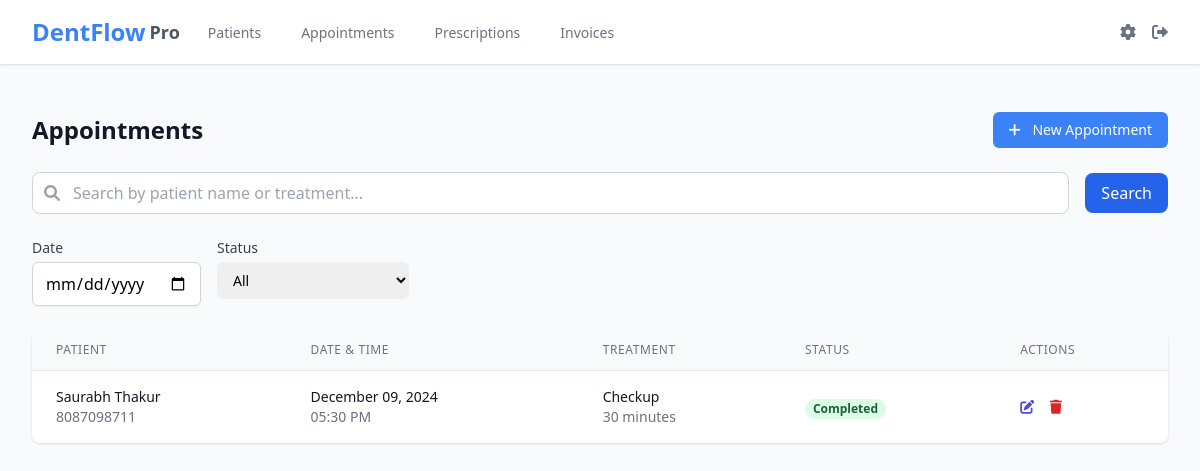
/appointments/ (signed in), run on the app's committed database.
### app/models/appointment.py (models this page shows, shortened)
class Appointment(db.Model):
    id = db.Column(db.Integer, primary_key=True)
    patient_id = db.Column(db.Integer, db.ForeignKey('patient.id'), nullable=False)
    date = db.Column(db.Date, nullable=False)
    time = db.Column(db.Time, nullable=False)
    duration = db.Column(db.Integer, default=30)  # duration in minutes
    status = db.Column(db.String(20), default='scheduled')  # scheduled, completed, cancelled
    treatment_type = db.Column(db.String(100))
    notes = db.Column(db.Text)
    created_at = db.Column(db.DateTime, default=datetime.utcnow)

### app/models/patient.py (models this page shows, shortened)
class Patient(db.Model):
    id = db.Column(db.Integer, primary_key=True)
    first_name = db.Column(db.String(50), nullable=False)
    last_name = db.Column(db.String(50), nullable=False)
    date_of_birth = db.Column(db.Date, nullable=False)
    gender = db.Column(db.String(10))
    phone = db.Column(db.String(20))
    email = db.Column(db.String(120))
    address = db.Column(db.Text)
    chief_complaint = db.Column(db.Text)
    medical_dental_history = db.Column(db.Text)
    on_examination = db.Column(db.Text)
    diagnosis = db.Column(db.Text)
    treatment_plan = db.Column(db.Text)
    treatment_done = db.Column(db.Text)
    recall = db.Column(db.Text)
    medical_history = db.Column(db.Text)
    created_at = db.Column(db.DateTime, default=datetime.utcnow)
    appointments = db.relationship('Appointment', backref='patient', lazy=True)
    prescriptions = db.relationship('Prescription', backref='patient', lazy=True)
    invoices = db.relationship('Invoice', backref='patient', lazy=True)

### app/routes/appointments.py (the view, shortened to what this page needs)
@bp.route('/')
@login_required
def index():
    search_term, filters = get_search_args()
    page, per_page = PaginationHelper.get_page_args()
    query = Appointment.query.join(Patient)
    search_fields = ['treatment_type', 'notes', 'Patient.first_name', 'Patient.last_name']
    date_filter = request.args.get('filter_date')
    if date_filter:
        try:
            filter_date = datetime.strptime(date_filter, '%Y-%m-%d').date()
            query = query.filter(Appointment.date == filter_date)
        except ValueError:
            flash('Invalid date format', 'error')
    status_filter = request.args.get('filter_status')
    if status_filter:
        query = query.filter(Appointment.status == status_filter)
    query = query.order_by(Appointment.date.desc(), Appointment.time.asc())
    pagination = PaginationHelper(Appointment, page, per_page)
    appointments = pagination.paginate_query(query)
    current_date = date.today()
    return render_template(
        'appointments/index.html',
        appointments=appointments,
        search_term=search_term,
        filters=filters,
        now=current_date
    )

### app/__init__.py (called while the page is built)
@login_manager.user_loader
def load_user(id):
    from app.models.user import User
    return User.query.get(int(id))

### app/utils/pagination.py (called while the page is built)
def get_search_args():
    search_term = request.args.get('search', '').strip()
    filters = {}
    for key, value in request.args.items():
        if key.startswith('filter_'):
            field = key[7:]  # Remove 'filter_' prefix
            filters[field] = value
    return search_term, filters

    def paginate_query(self, query):
        return query.paginate(
            page=self.page,
            per_page=self.per_page,
            error_out=False
        )

    @staticmethod
    def get_page_args():
        try:
            page = int(request.args.get('page', 1))
            per_page = int(request.args.get('per_page', 10))
        except (TypeError, ValueError):
            page = 1
            per_page = 10
        return page, per_page

### app/templates/appointments/index.html (shortened to what this page needs)
{% extends "base.html" %}
{% from "components/search_filter.html" import search_bar, filter_select, pagination %}
{% block content %}
<div class="py-6">
    <div class="flex justify-between items-center mb-6">
        <h1 class="text-2xl font-semibold text-gray-900">Appointments</h1>
        <a href="{{ url_for('appointments.new') }}" class="btn btn-primary">
            <i class="fas fa-plus mr-2"></i> New Appointment
        </a>
    </div>
    <div class="mb-6">
        {{ search_bar(placeholder="Search by patient name or treatment...") }}
        <div class="flex flex-wrap gap-4 mt-4">
            <div class="w-full md:w-auto">
                <label for="filter_date" class="block text-sm font-medium text-gray-700 mb-1">Date</label>
                <input type="date"
                       id="filter_date"
                       name="filter_date"
                       value="{{ request.args.get('filter_date', '') }}"
                       class="form-input rounded-md"
                       onchange="this.form.submit()">
            </div>
            {{ filter_select(
                'status',
                [
                    ('scheduled', 'Scheduled'),
                    ('completed', 'Completed'),
                    ('cancelled', 'Cancelled')
                ],
                request.args.get('filter_status'),
                'Status'
            ) }}
        </div>
    </div>
    <div class="bg-white shadow overflow-hidden sm:rounded-lg">
        <table class="min-w-full divide-y divide-gray-200">
            <thead class="bg-gray-50">
                <tr>
                    <th class="px-6 py-3 text-left text-xs font-medium text-gray-500 uppercase tracking-wider">Patient</th>
                    <th class="px-6 py-3 text-left text-xs font-medium text-gray-500 uppercase tracking-wider">Date & Time</th>
                    <th class="px-6 py-3 text-left text-xs font-medium text-gray-500 uppercase tracking-wider">Treatment</th>
                    <th class="px-6 py-3 text-left text-xs font-medium text-gray-500 uppercase tracking-wider">Status</th>
                    <th class="px-6 py-3 text-left text-xs font-medium text-gray-500 uppercase tracking-wider">Actions</th>
                </tr>
            </thead>
            <tbody class="bg-white divide-y divide-gray-200">
                {% for appointment in appointments.items %}
                <tr class="hover:bg-gray-50">
                    <td class="px-6 py-4 whitespace-nowrap">
                        <div class="text-sm font-medium text-gray-900">
                            {{ appointment.patient.first_name }} {{ appointment.patient.last_name }}
                        </div>
                        <div class="text-sm text-gray-500">
                            {{ appointment.patient.phone }}
                        </div>
                    </td>
                    <td class="px-6 py-4 whitespace-nowrap">
                        <div class="text-sm text-gray-900">
                            {{ appointment.date.strftime('%B %d, %Y') }}
                        </div>
                        <div class="text-sm text-gray-500">
                            {{ appointment.time.strftime('%I:%M %p') }}
                        </div>
                    </td>
                    <td class="px-6 py-4 whitespace-nowrap">
                        <div class="text-sm text-gray-900">
                            {{ appointment.treatment_type | title }}
                        </div>
                        <div class="text-sm text-gray-500">
                            {{ appointment.duration }} minutes
                        </div>
                    </td>
                    <td class="px-6 py-4 whitespace-nowrap">
                        <span class="px-2 inline-flex text-xs leading-5 font-semibold rounded-full
                            {% if appointment.status == 'scheduled' %}
                                bg-yellow-100 text-yellow-800
                            {% elif appointment.status == 'completed' %}
                                bg-green-100 text-green-800
                            {% else %}
                                bg-red-100 text-red-800
                            {% endif %}">
                            {{ appointment.status | title }}
                        </span>
                    </td>
                    <td class="px-6 py-4 whitespace-nowrap text-sm font-medium">
                        <a href="{{ url_for('appointments.edit', id=appointment.id) }}"
                           class="text-indigo-600 hover:text-indigo-900 mr-3">
                            <i class="fas fa-edit"></i>
                        </a>
                        <form action="{{ url_for('appointments.delete', id=appointment.id) }}"
                              method="POST"
                              class="inline"
                              onsubmit="return confirm('Are you sure you want to delete this appointment?')">
                            <button type="submit" class="text-red-600 hover:text-red-900">
                                <i class="fas fa-trash"></i>
                            </button>
                        </form>
                    </td>
                </tr>
                {% else %}
                <tr>
                    <td colspan="5" class="px-6 py-4 text-center text-gray-500">
                        No appointments found.
                    </td>
                </tr>
                {% endfor %}
            </tbody>
        </table>
    </div>
</div>
{% endblock %}

### data on the page
Appointment: patient.first_name "Saurabh", patient.last_name "Thakur", patient.phone "8087098711", date "December 09, 2024", time "05:30 PM", treatment_type "Checkup", duration "30", status "Completed"

### other printed values
{{ label }} "Status"
